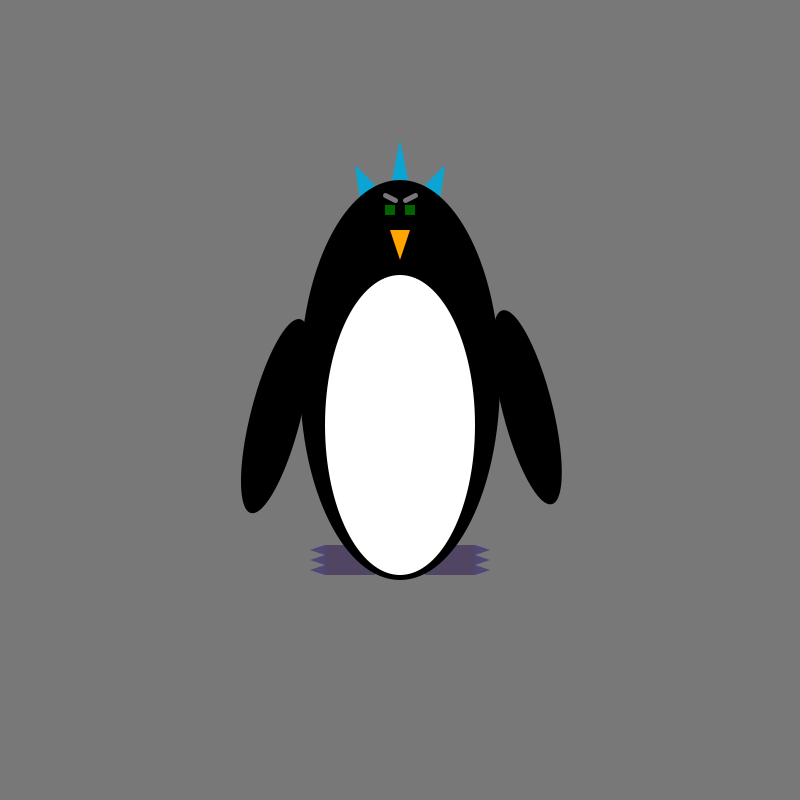
Frame 1 (no input)
Frame 60 (the mouse pressed at the canvas centre just before this capture): identical to frame 1, image omitted
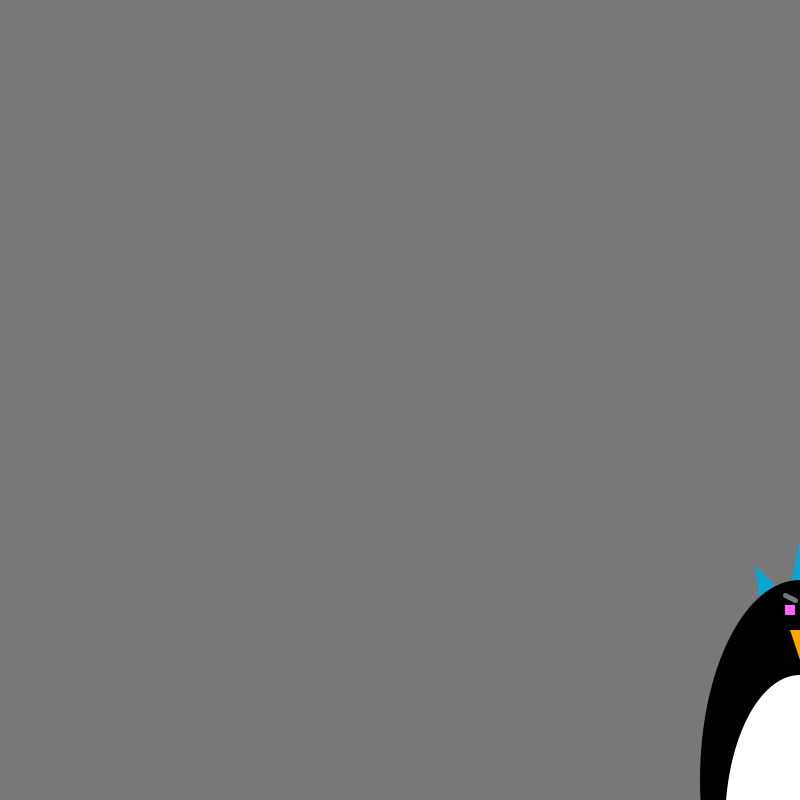
Frame 120 (the mouse held since frame 60 and released just before this capture)

The Processing sketch that drew these frames (run headless with seeded random() and noise(); from frame 60 on, the mouse is pressed at the canvas centre):

// Processing sketch: processing_88147
// ── processing_88147.pde

void setup(){
  size(800, 800);
  
}

void draw(){
  println("Mouse X:" + mouseX + "Mouse Y:" + mouseY);
  
  rectMode(CENTER);

  background(120);
  smooth();

  //spikes
  fill(12,164,211);
  noStroke();
  triangle(mouseX+390,mouseY+190,mouseX+410,mouseY+190,mouseX+400,mouseY+140);
  triangle(mouseX+375,mouseY+185,mouseX+360,mouseY+200,mouseX+355,mouseY+165);
  triangle(mouseX+425,mouseY+185,mouseX+440,mouseY+200,mouseX+445,mouseY+165);
  
  //left foot
  fill(80,70,100);
  noStroke();
  rect(mouseX+350,mouseY+560,50,30);
  
  //left toes
  fill(80,70,120);
  noStroke();
  triangle(mouseX+325,mouseY+555,mouseX+310,mouseY+550,mouseX+325,mouseY+545);
  triangle(mouseX+325,mouseY+555,mouseX+310,mouseY+560,mouseX+325,mouseY+565);
  triangle(mouseX+325,mouseY+565,mouseX+310,mouseY+570,mouseX+325,mouseY+575);

  //right toes
  fill(80,70,120);
  noStroke();
  triangle(mouseX+475,mouseY+555,mouseX+490,mouseY+550,mouseX+475,mouseY+545);
  triangle(mouseX+475,mouseY+555,mouseX+490,mouseY+560,mouseX+475,mouseY+565);
  triangle(mouseX+475,mouseY+565,mouseX+490,mouseY+570,mouseX+475,mouseY+575);

  //right foot
  fill(80,70,100);
  rect(mouseX+450,mouseY+560,50,30);

  //main body
  fill(0);  //black
  ellipse(mouseX+400,mouseY+380,200,400);

  //white spot
  fill(255);
  ellipse(mouseX+400,mouseY+425,150,300);

  //beak
  fill(255, 165, 0);  //orange
  triangle(mouseX+390,mouseY+230,mouseX+410,mouseY+230,mouseX+400,mouseY+260);
  
  //left eye
  fill(mouseX,100,mouseY);
  rect(mouseX+390,mouseY+210,10,10);
  
  //right eye
  fill(mouseX,100,mouseY);
  rect(mouseX+410,mouseY+210,10,10);
  
  //left eyebrow
  stroke(120);
  strokeWeight(5);
  line(mouseX+385,mouseY+195,mouseX+395,mouseY+200);

  //right eyebrow
  stroke(120);
  strokeWeight(5);
  line(mouseX+415,mouseY+195,mouseX+405,mouseY+200);
  
  noStroke();
  
  //left flipper
  fill(0);
  rotate(.25);
  ellipse(mouseX+370,mouseY+335,50,200);
  
  //right flipper
  fill(0);
  rotate(-.5);
  ellipse(mouseX+410,mouseY+525,50,200);
}
